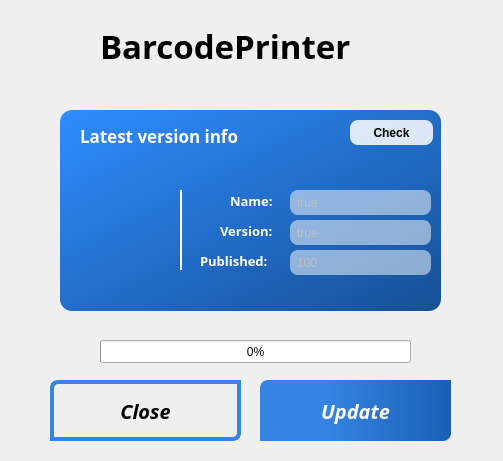
<?xml version="1.0" encoding="UTF-8"?>
<ui version="4.0">
 <class>Form</class>
 <widget class="QWidget" name="Form">
  <property name="geometry">
   <rect>
    <x>0</x>
    <y>0</y>
    <width>503</width>
    <height>461</height>
   </rect>
  </property>
  <property name="windowTitle">
   <string>Form</string>
  </property>
  <widget class="QLabel" name="label_11">
   <property name="geometry">
    <rect>
     <x>100</x>
     <y>20</y>
     <width>291</width>
     <height>51</height>
    </rect>
   </property>
   <property name="font">
    <font>
     <family>Sans Serif</family>
     <pointsize>25</pointsize>
     <weight>75</weight>
     <italic>false</italic>
     <bold>true</bold>
     <strikeout>false</strikeout>
     <kerning>true</kerning>
    </font>
   </property>
   <property name="text">
    <string>BarcodePrinter</string>
   </property>
   <property name="textFormat">
    <enum>Qt::PlainText</enum>
   </property>
  </widget>
  <widget class="QLabel" name="lbl_iconLogo">
   <property name="geometry">
    <rect>
     <x>10</x>
     <y>20</y>
     <width>81</width>
     <height>51</height>
    </rect>
   </property>
   <property name="pixmap">
    <pixmap>../../Documents/backup/Pictures/intern/okt/25okt/images/logo.jpeg</pixmap>
   </property>
   <property name="scaledContents">
    <bool>true</bool>
   </property>
  </widget>
  <widget class="QPushButton" name="btn_update">
   <property name="geometry">
    <rect>
     <x>260</x>
     <y>380</y>
     <width>191</width>
     <height>61</height>
    </rect>
   </property>
   <property name="font">
    <font>
     <family>Sans Serif</family>
     <pointsize>15</pointsize>
     <weight>75</weight>
     <italic>true</italic>
     <bold>true</bold>
    </font>
   </property>
   <property name="cursor">
    <cursorShape>PointingHandCursor</cursorShape>
   </property>
   <property name="styleSheet">
    <string notr="true">QPushButton {
	background: qlineargradient(spread:pad, x1:0.148, y1:1, x2:1, y2:1, stop:0.233503 rgba(53, 132, 228, 255), stop:1 rgba(26, 95, 180, 255));
	color: white;
	border-top-left-radius: 8px;
	border-bottom-right-radius: 8px;
	qproperty-cursor: pointingHandCursor;
}

QPushButton:hover {
	background: qlineargradient(spread:pad, x1:0.148, y1:1, x2:1, y2:1, stop:0.30102 rgba(0, 115, 255, 255), stop:1 rgba(12, 45, 85, 255));
}</string>
   </property>
   <property name="text">
    <string>Update</string>
   </property>
  </widget>
  <widget class="QPushButton" name="btn_close">
   <property name="geometry">
    <rect>
     <x>50</x>
     <y>380</y>
     <width>191</width>
     <height>61</height>
    </rect>
   </property>
   <property name="font">
    <font>
     <family>Sans Serif</family>
     <pointsize>15</pointsize>
     <weight>75</weight>
     <italic>true</italic>
     <bold>true</bold>
    </font>
   </property>
   <property name="cursor">
    <cursorShape>PointingHandCursor</cursorShape>
   </property>
   <property name="styleSheet">
    <string notr="true">QPushButton {
	border: 4px solid rgb(53, 132, 228);
	border-top-left-radius: 8px;
	border-bottom-right-radius: 8px;
	qproperty-cursor: pointingHandCursor;
}

QPushButton:hover {
	border: 6px solid rgb(26, 95, 180);
}</string>
   </property>
   <property name="text">
    <string>Close</string>
   </property>
  </widget>
  <widget class="QFrame" name="frame_6">
   <property name="geometry">
    <rect>
     <x>60</x>
     <y>110</y>
     <width>381</width>
     <height>201</height>
    </rect>
   </property>
   <property name="styleSheet">
    <string notr="true">QFrame {
	background: qlineargradient(spread:pad, x1:0, y1:0, x2:1, y2:1, stop:0 rgba(47, 141, 255, 255), stop:1 rgba(22, 79, 149, 255));
	border-radius: 12px;
}</string>
   </property>
   <property name="frameShape">
    <enum>QFrame::StyledPanel</enum>
   </property>
   <property name="frameShadow">
    <enum>QFrame::Raised</enum>
   </property>
   <widget class="QLabel" name="label_21">
    <property name="geometry">
     <rect>
      <x>20</x>
      <y>0</y>
      <width>191</width>
      <height>51</height>
     </rect>
    </property>
    <property name="font">
     <font>
      <family>Sans Serif</family>
      <pointsize>13</pointsize>
      <weight>75</weight>
      <italic>false</italic>
      <bold>true</bold>
      <strikeout>false</strikeout>
      <kerning>true</kerning>
     </font>
    </property>
    <property name="styleSheet">
     <string notr="true">QLabel {
	text-align: center;
	background: transparent;
	color: white;
}</string>
    </property>
    <property name="text">
     <string>Latest version info</string>
    </property>
    <property name="textFormat">
     <enum>Qt::PlainText</enum>
    </property>
   </widget>
   <widget class="QLabel" name="label_22">
    <property name="geometry">
     <rect>
      <x>160</x>
      <y>110</y>
      <width>61</width>
      <height>21</height>
     </rect>
    </property>
    <property name="font">
     <font>
      <family>Sans Serif</family>
      <pointsize>10</pointsize>
      <weight>75</weight>
      <italic>false</italic>
      <bold>true</bold>
      <strikeout>false</strikeout>
      <kerning>true</kerning>
     </font>
    </property>
    <property name="styleSheet">
     <string notr="true">QLabel {
	text-align: center;
	background: transparent;
	color: white;
}</string>
    </property>
    <property name="text">
     <string>Version:</string>
    </property>
    <property name="textFormat">
     <enum>Qt::PlainText</enum>
    </property>
   </widget>
   <widget class="QLineEdit" name="et_version">
    <property name="enabled">
     <bool>false</bool>
    </property>
    <property name="geometry">
     <rect>
      <x>230</x>
      <y>110</y>
      <width>141</width>
      <height>25</height>
     </rect>
    </property>
    <property name="styleSheet">
     <string notr="true">QLineEdit {
	background: rgba(255, 255, 255, 130);
	border-radius: 8px;
	padding: 5px;
}</string>
    </property>
    <property name="text">
     <string>true</string>
    </property>
   </widget>
   <widget class="QLineEdit" name="et_published">
    <property name="enabled">
     <bool>false</bool>
    </property>
    <property name="geometry">
     <rect>
      <x>230</x>
      <y>140</y>
      <width>141</width>
      <height>25</height>
     </rect>
    </property>
    <property name="styleSheet">
     <string notr="true">QLineEdit {
	background: rgba(255, 255, 255, 130);
	border-radius: 8px;
	padding: 5px;
}</string>
    </property>
    <property name="text">
     <string>100</string>
    </property>
   </widget>
   <widget class="QLabel" name="label_23">
    <property name="geometry">
     <rect>
      <x>140</x>
      <y>140</y>
      <width>91</width>
      <height>21</height>
     </rect>
    </property>
    <property name="font">
     <font>
      <family>Sans Serif</family>
      <pointsize>10</pointsize>
      <weight>75</weight>
      <italic>false</italic>
      <bold>true</bold>
      <strikeout>false</strikeout>
      <kerning>true</kerning>
     </font>
    </property>
    <property name="styleSheet">
     <string notr="true">QLabel {
	text-align: center;
	background: transparent;
	color: white;
}</string>
    </property>
    <property name="text">
     <string>Published:</string>
    </property>
    <property name="textFormat">
     <enum>Qt::PlainText</enum>
    </property>
   </widget>
   <widget class="QFrame" name="frame_7">
    <property name="geometry">
     <rect>
      <x>120</x>
      <y>80</y>
      <width>2</width>
      <height>80</height>
     </rect>
    </property>
    <property name="styleSheet">
     <string notr="true">QFrame {
	background: white;
}</string>
    </property>
    <property name="frameShape">
     <enum>QFrame::StyledPanel</enum>
    </property>
    <property name="frameShadow">
     <enum>QFrame::Raised</enum>
    </property>
   </widget>
   <widget class="QPushButton" name="btn_check">
    <property name="geometry">
     <rect>
      <x>290</x>
      <y>10</y>
      <width>83</width>
      <height>25</height>
     </rect>
    </property>
    <property name="cursor">
     <cursorShape>PointingHandCursor</cursorShape>
    </property>
    <property name="styleSheet">
     <string notr="true">QPushButton {
	background: rgba(255, 255, 255, 215);
	border-radius: 8px;
	font-weight: bold;
}</string>
    </property>
    <property name="text">
     <string>Check</string>
    </property>
   </widget>
   <widget class="QLabel" name="lbl_iconTable">
    <property name="geometry">
     <rect>
      <x>30</x>
      <y>90</y>
      <width>62</width>
      <height>62</height>
     </rect>
    </property>
    <property name="styleSheet">
     <string notr="true">QLabel {
	background: transparent;
}</string>
    </property>
    <property name="pixmap">
     <pixmap>../../Downloads/table.png</pixmap>
    </property>
    <property name="scaledContents">
     <bool>true</bool>
    </property>
   </widget>
   <widget class="QLineEdit" name="et_name">
    <property name="enabled">
     <bool>false</bool>
    </property>
    <property name="geometry">
     <rect>
      <x>230</x>
      <y>80</y>
      <width>141</width>
      <height>25</height>
     </rect>
    </property>
    <property name="styleSheet">
     <string notr="true">QLineEdit {
	background: rgba(255, 255, 255, 130);
	border-radius: 8px;
	padding: 5px;
}</string>
    </property>
    <property name="text">
     <string>true</string>
    </property>
   </widget>
   <widget class="QLabel" name="label_24">
    <property name="geometry">
     <rect>
      <x>170</x>
      <y>80</y>
      <width>51</width>
      <height>21</height>
     </rect>
    </property>
    <property name="font">
     <font>
      <family>Sans Serif</family>
      <pointsize>10</pointsize>
      <weight>75</weight>
      <italic>false</italic>
      <bold>true</bold>
      <strikeout>false</strikeout>
      <kerning>true</kerning>
     </font>
    </property>
    <property name="styleSheet">
     <string notr="true">QLabel {
	text-align: center;
	background: transparent;
	color: white;
}</string>
    </property>
    <property name="text">
     <string>Name:</string>
    </property>
    <property name="textFormat">
     <enum>Qt::PlainText</enum>
    </property>
   </widget>
  </widget>
  <widget class="QProgressBar" name="progressBar">
   <property name="geometry">
    <rect>
     <x>100</x>
     <y>340</y>
     <width>311</width>
     <height>23</height>
    </rect>
   </property>
   <property name="value">
    <number>0</number>
   </property>
  </widget>
 </widget>
 <resources/>
 <connections/>
</ui>
